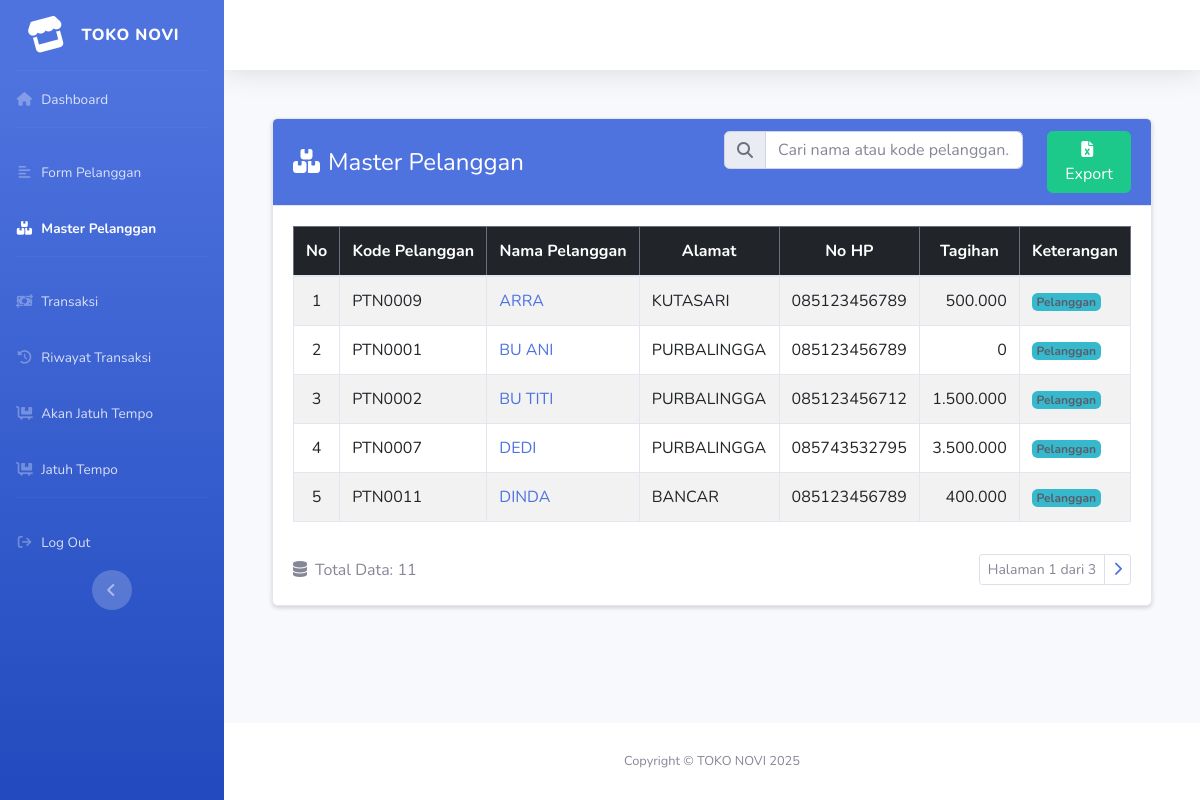
The page /index.php?page=master_pelanggan (signed in) on the database its author committed.
### tables this page shows
CREATE TABLE `pelanggan` (
  `id` int(11) NOT NULL,
  `kode_pelanggan` varchar(20) NOT NULL,
  `nama_pelanggan` varchar(100) NOT NULL,
  `alamat` varchar(200) NOT NULL,
  `no_hp` varchar(20) NOT NULL,
  `tagihan` int(11) NOT NULL,
  `keterangan` varchar(100) NOT NULL
);

### master_pelanggan.php (the view, shortened to what this page needs)
<?php
include 'config/koneksi.php';
$keyword = $_GET['keyword'] ?? '';
$page = isset($_GET['hal']) ? max(1, intval($_GET['hal'])) : 1;
$limit = 5;
$start = ($page - 1) * $limit;
$where = '';
$count_q = $conn->query("SELECT COUNT(*) as total FROM pelanggan $where");
$total_data = $count_q->fetch_assoc()['total'] ?? 0;
$total_page = ceil($total_data / $limit);
$query = "SELECT * FROM pelanggan $where ORDER BY nama_pelanggan ASC LIMIT $start, $limit";
$pelanggan = $conn->query($query);
?>
<div class="container py-4">
    <div class="card shadow-sm">
        <div class="card-header bg-primary text-white">
            <div class="row align-items-center">
                <div class="col-md-6">
                    <h4 class="mb-0">
                        <i class="fas fa-boxes me-2"></i>Master Pelanggan
                    </h4>
                </div>
                <div class="col-md-6">
                    <div class=" row">
                        <div class="col-md-9">
                            <div class="input-group flex-grow-1">
                                <span class="input-group-text"><i class="fas fa-search"></i></span>
                                <input type="text" id="searchInput" class="form-control"
                                    placeholder="Cari nama atau kode pelanggan..."
                                    value="<?= htmlspecialchars($keyword) ?>">
                            </div>
                        </div>
                        <div class="col-md-3"> <a href="export_pelanggan.php" class="btn btn-success">
                                <i class="fas fa-file-excel me-1"></i>Export
                            </a></div>
                    </div>
                </div>
            </div>
        </div>
        <div class="card-body">
            <div id="tableContainer">
                <div class="table-responsive">
                    <table class="table table-bordered table-hover table-striped text-nowrap align-middle">
                        <thead class="table-dark text-center">
                            <tr>
                                <th>No</th>
                                <th>Kode Pelanggan</th>
                                <th>Nama Pelanggan</th>
                                <th>Alamat</th>
                                <th>No HP</th>
                                <th>Tagihan</th>
                                <th>Keterangan</th>
                            </tr>
                        </thead>
                        <tbody>
                            <?php if ($pelanggan->num_rows): ?>
                                <?php $no = $start + 1; ?>
                                <?php while ($p = $pelanggan->fetch_assoc()): ?>
                                    <tr>
                                        <td class="text-center"><?= $no++ ?></td>
                                        <td><?= htmlspecialchars($p['kode_pelanggan']) ?></td>
                                        <td>
                                            <a href="index.php?page=detail_pelanggan&id=<?= $p['id'] ?>">
                                                <?= htmlspecialchars($p['nama_pelanggan']) ?>
                                            </a>
                                        </td>
                                        <td><?= htmlspecialchars($p['alamat']) ?></td>
                                        <td><?= htmlspecialchars($p['no_hp']) ?></td>
                                        <td class="text-end">
                                            <?= isset($p['tagihan']) ? number_format($p['tagihan'], 0, ',', '.') : '-' ?>
                                        </td>
                                        <td>
                                            <span class="badge bg-info text-dark">Pelanggan</span>
                                        </td>
                                    </tr>
                                <?php endwhile; ?>
                            <?php endif; ?>
                        </tbody>
                    </table>
                </div>
                <div class="d-flex justify-content-between align-items-center mt-3 flex-wrap gap-2">
                    <div class="text-muted">
                        <i class="fas fa-database me-2"></i>Total Data: <?= $total_data ?>
                    </div>
                    <div>
                        <nav>
                            <ul class="pagination pagination-sm mb-0">
                                <li class="page-item disabled"><span class="page-link">Halaman <?= $page ?> dari <?= $total_page ?></span></li>
                                <?php if ($page < $total_page): ?>
                                    <li class="page-item"><a href="?page=master_pelanggan&hal=<?= $page + 1 ?>" class="page-link"><i class="fas fa-chevron-right"></i></a></li>
                                <?php endif; ?>
                            </ul>
                        </nav>
                    </div>
                </div>
            </div>
        </div>
    </div>
</div>

### rows shown on the page
pelanggan: kode_pelanggan "PTN0009", nama_pelanggan "ARRA", alamat "KUTASARI", no_hp "085123456789", tagihan "500.000"
pelanggan: kode_pelanggan "PTN0001", nama_pelanggan "BU ANI", alamat "PURBALINGGA", no_hp "085123456789", tagihan "0"
pelanggan: kode_pelanggan "PTN0002", nama_pelanggan "BU TITI", alamat "PURBALINGGA", no_hp "085123456712", tagihan "1.500.000"
pelanggan: kode_pelanggan "PTN0007", nama_pelanggan "DEDI", alamat "PURBALINGGA", no_hp "085743532795", tagihan "3.500.000"
pelanggan: kode_pelanggan "PTN0011", nama_pelanggan "DINDA", alamat "BANCAR", no_hp "085123456789", tagihan "400.000"

### other values the page prints
$settings['nama_toko'] "TOKO NOVI"
$total_data "11"
$page "1"
$total_page "3"
